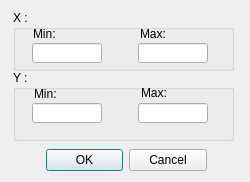
<?xml version="1.0" encoding="UTF-8"?>
<ui version="4.0">
 <class>AxseScaleDialog</class>
 <widget class="QDialog" name="AxseScaleDialog">
  <property name="geometry">
   <rect>
    <x>0</x>
    <y>0</y>
    <width>250</width>
    <height>182</height>
   </rect>
  </property>
  <property name="sizePolicy">
   <sizepolicy hsizetype="Minimum" vsizetype="Minimum">
    <horstretch>0</horstretch>
    <verstretch>0</verstretch>
   </sizepolicy>
  </property>
  <property name="focusPolicy">
   <enum>Qt::TabFocus</enum>
  </property>
  <property name="windowTitle">
   <string>Dialog</string>
  </property>
  <widget class="QDialogButtonBox" name="buttonBox">
   <property name="geometry">
    <rect>
     <x>46</x>
     <y>140</y>
     <width>161</width>
     <height>40</height>
    </rect>
   </property>
   <property name="orientation">
    <enum>Qt::Horizontal</enum>
   </property>
   <property name="standardButtons">
    <set>QDialogButtonBox::Cancel|QDialogButtonBox::Ok</set>
   </property>
  </widget>
  <widget class="QGroupBox" name="groupBox">
   <property name="geometry">
    <rect>
     <x>13</x>
     <y>10</y>
     <width>221</width>
     <height>61</height>
    </rect>
   </property>
   <property name="title">
    <string>X :</string>
   </property>
   <widget class="QLineEdit" name="lineEditMinX">
    <property name="geometry">
     <rect>
      <x>19</x>
      <y>33</y>
      <width>70</width>
      <height>20</height>
     </rect>
    </property>
   </widget>
   <widget class="QLineEdit" name="lineEditMaxX">
    <property name="geometry">
     <rect>
      <x>125</x>
      <y>33</y>
      <width>70</width>
      <height>20</height>
     </rect>
    </property>
   </widget>
   <widget class="QLabel" name="label_2">
    <property name="geometry">
     <rect>
      <x>127</x>
      <y>16</y>
      <width>41</width>
      <height>16</height>
     </rect>
    </property>
    <property name="text">
     <string>Max:</string>
    </property>
   </widget>
   <widget class="QLabel" name="label">
    <property name="geometry">
     <rect>
      <x>20</x>
      <y>14</y>
      <width>41</width>
      <height>20</height>
     </rect>
    </property>
    <property name="text">
     <string>Min:</string>
    </property>
   </widget>
  </widget>
  <widget class="QGroupBox" name="groupBox_2">
   <property name="geometry">
    <rect>
     <x>13</x>
     <y>70</y>
     <width>221</width>
     <height>71</height>
    </rect>
   </property>
   <property name="focusPolicy">
    <enum>Qt::NoFocus</enum>
   </property>
   <property name="title">
    <string>Y :</string>
   </property>
   <widget class="QLineEdit" name="lineEditMaxY">
    <property name="geometry">
     <rect>
      <x>125</x>
      <y>33</y>
      <width>70</width>
      <height>20</height>
     </rect>
    </property>
   </widget>
   <widget class="QLineEdit" name="lineEditMinY">
    <property name="geometry">
     <rect>
      <x>19</x>
      <y>33</y>
      <width>70</width>
      <height>20</height>
     </rect>
    </property>
   </widget>
   <widget class="QLabel" name="label_7">
    <property name="geometry">
     <rect>
      <x>128</x>
      <y>15</y>
      <width>41</width>
      <height>16</height>
     </rect>
    </property>
    <property name="text">
     <string>Max:</string>
    </property>
   </widget>
   <widget class="QLabel" name="label_8">
    <property name="geometry">
     <rect>
      <x>21</x>
      <y>14</y>
      <width>41</width>
      <height>20</height>
     </rect>
    </property>
    <property name="text">
     <string>Min:</string>
    </property>
   </widget>
   <zorder>lineEditMaxY</zorder>
   <zorder>label_7</zorder>
   <zorder>label_8</zorder>
   <zorder>lineEditMinY</zorder>
  </widget>
 </widget>
 <resources/>
 <connections>
  <connection>
   <sender>buttonBox</sender>
   <signal>accepted()</signal>
   <receiver>AxseScaleDialog</receiver>
   <slot>accept()</slot>
   <hints>
    <hint type="sourcelabel">
     <x>248</x>
     <y>254</y>
    </hint>
    <hint type="destinationlabel">
     <x>157</x>
     <y>274</y>
    </hint>
   </hints>
  </connection>
  <connection>
   <sender>buttonBox</sender>
   <signal>rejected()</signal>
   <receiver>AxseScaleDialog</receiver>
   <slot>reject()</slot>
   <hints>
    <hint type="sourcelabel">
     <x>316</x>
     <y>260</y>
    </hint>
    <hint type="destinationlabel">
     <x>286</x>
     <y>274</y>
    </hint>
   </hints>
  </connection>
 </connections>
</ui>
